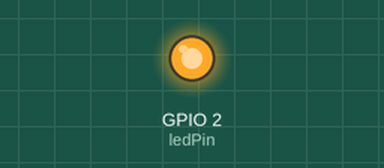
Bench run of a program on a simulated ESP8266 (NodeMCU). On the bench: output pins drawn as LEDs (lit = HIGH).

Above: at 0.05 s.
At 1.0 s:
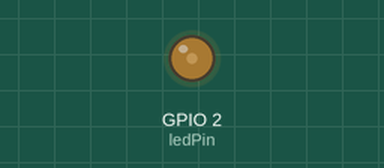
At 1.3 s:
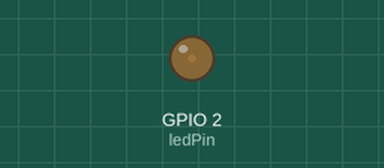
At 2.55 s:
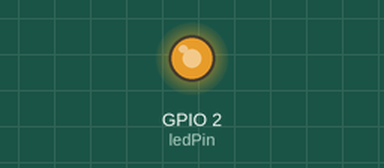
Timing chart, 0 to 6.9 s (numbered marks = the images above):
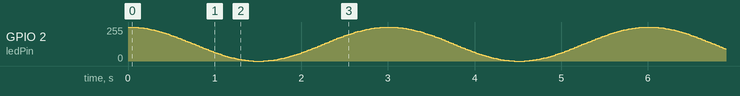

The program:

main.cpp
```cpp
#include <Arduino.h>
#include <math.h>

// 呼吸灯（PWM 渐变），适用于 ESP8266 开发板
// 注意：大多数开发板的板载 LED 为低电平点亮（ACTIVE LOW），因此输出取反

const int ledPin = LED_BUILTIN;
const int pwmRange = 1023;
const unsigned long period = 3000UL; // 一个完整呼吸周期（毫秒）

void setup() {
  pinMode(ledPin, OUTPUT);
  analogWriteRange(pwmRange);
  analogWriteFreq(500);
  analogWrite(ledPin, pwmRange); // 初始为关闭（针对 ACTIVE LOW）
}

void loop() {
  unsigned long t = millis() % period;
  float phase = (float)t / (float)period; // 0..1
  float angle = phase * 2.0 * PI;
  float val = (sin(angle - PI/2.0) + 1.0) / 2.0; // 平滑 0..1
  int duty = (int)(val * pwmRange + 0.5);
  // 若板载 LED 为低电平点亮（如 NodeMCU），需要取反输出
  analogWrite(ledPin, pwmRange - duty);
  delay(20);
}
```
